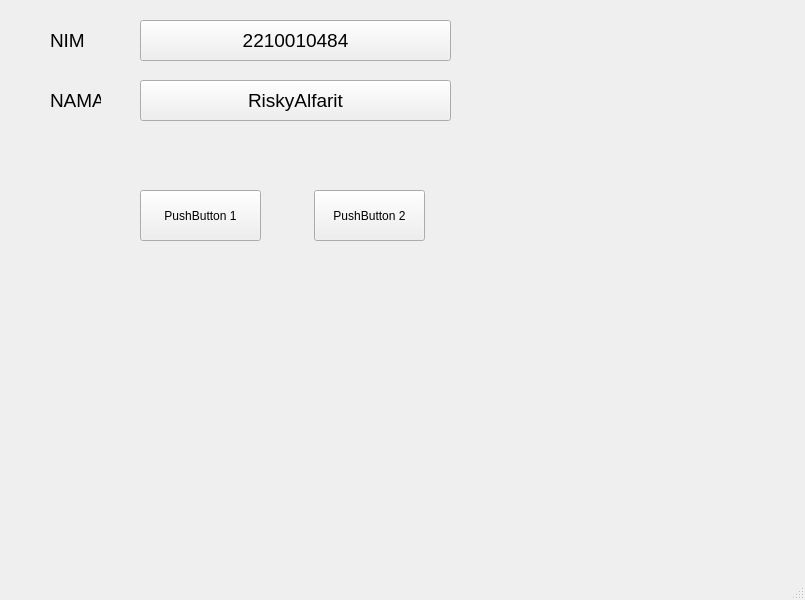
<?xml version="1.0" encoding="UTF-8"?>
<ui version="4.0">
 <class>MainWindow</class>
 <widget class="QMainWindow" name="MainWindow">
  <property name="geometry">
   <rect>
    <x>0</x>
    <y>0</y>
    <width>805</width>
    <height>600</height>
   </rect>
  </property>
  <property name="windowTitle">
   <string>MainWindow</string>
  </property>
  <widget class="QWidget" name="centralwidget">
   <widget class="QPushButton" name="pushButton">
    <property name="geometry">
     <rect>
      <x>314</x>
      <y>190</y>
      <width>111</width>
      <height>51</height>
     </rect>
    </property>
    <property name="text">
     <string>PushButton 2</string>
    </property>
   </widget>
   <widget class="QPushButton" name="pushButton_2">
    <property name="geometry">
     <rect>
      <x>140</x>
      <y>190</y>
      <width>121</width>
      <height>51</height>
     </rect>
    </property>
    <property name="text">
     <string>PushButton 1</string>
    </property>
   </widget>
   <widget class="QToolButton" name="toolButton">
    <property name="geometry">
     <rect>
      <x>140</x>
      <y>20</y>
      <width>311</width>
      <height>41</height>
     </rect>
    </property>
    <property name="maximumSize">
     <size>
      <width>311</width>
      <height>16777215</height>
     </size>
    </property>
    <property name="font">
     <font>
      <pointsize>14</pointsize>
     </font>
    </property>
    <property name="text">
     <string>2210010484</string>
    </property>
   </widget>
   <widget class="QToolButton" name="toolButton_2">
    <property name="geometry">
     <rect>
      <x>140</x>
      <y>80</y>
      <width>311</width>
      <height>41</height>
     </rect>
    </property>
    <property name="maximumSize">
     <size>
      <width>311</width>
      <height>16777215</height>
     </size>
    </property>
    <property name="font">
     <font>
      <pointsize>14</pointsize>
     </font>
    </property>
    <property name="text">
     <string>RiskyAlfarit</string>
    </property>
   </widget>
   <widget class="QLabel" name="label">
    <property name="geometry">
     <rect>
      <x>50</x>
      <y>20</y>
      <width>51</width>
      <height>41</height>
     </rect>
    </property>
    <property name="font">
     <font>
      <pointsize>14</pointsize>
     </font>
    </property>
    <property name="text">
     <string>NIM</string>
    </property>
   </widget>
   <widget class="QLabel" name="label_2">
    <property name="geometry">
     <rect>
      <x>50</x>
      <y>80</y>
      <width>51</width>
      <height>41</height>
     </rect>
    </property>
    <property name="font">
     <font>
      <pointsize>14</pointsize>
     </font>
    </property>
    <property name="text">
     <string>NAMA</string>
    </property>
   </widget>
  </widget>
  <widget class="QMenuBar" name="menubar">
   <property name="geometry">
    <rect>
     <x>0</x>
     <y>0</y>
     <width>805</width>
     <height>21</height>
    </rect>
   </property>
  </widget>
  <widget class="QStatusBar" name="statusbar"/>
 </widget>
 <resources/>
 <connections/>
</ui>
